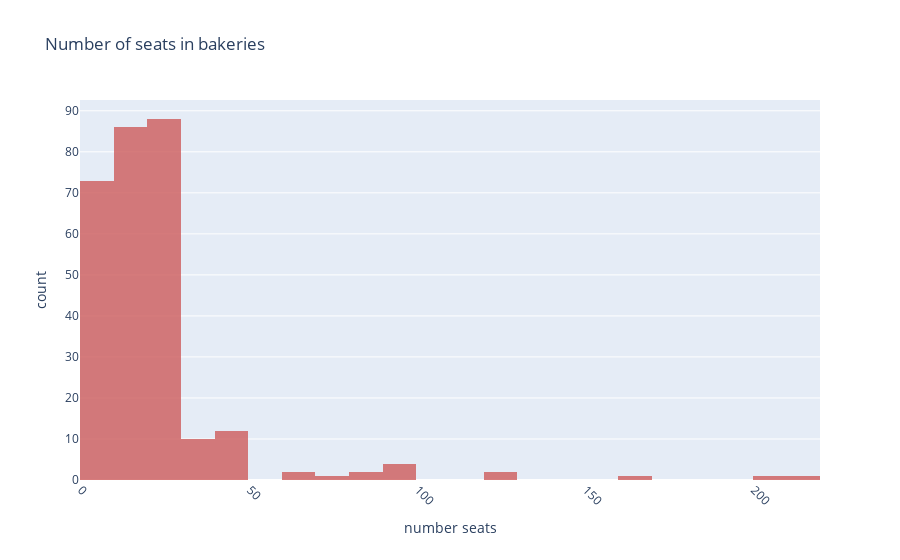

The code cell stored with this chart in its notebook:
### Code cell
fig = px.histogram(bakeries, x= 'number',
             title='Number of seats in bakeries',
                   labels={'number':'number seats'}, # can specify one label per df column
                   opacity=0.8,
            color_discrete_sequence=['indianred'] # color of histogram bars
            )
fig.update_xaxes(tickangle=45)
fig.show()

### Figure 1 — Plotly figure (JSON) as saved in the notebook; plotly's stock layout.template omitted (floating-point values rounded to 4 significant figures; data arrays with more than 128 entries replaced by an {"elided": "..."} marker saying what was removed)
{"data": [{"alignmentgroup": "True", "bingroup": "x", "hovertemplate": "number seats=%{x}<br>count=%{y}<extra></extra>", "legendgroup": "", "marker": {"color": "indianred", "opacity": 0.8}, "name": "", "offsetgroup": "", "orientation": "v", "showlegend": false, "type": "histogram", "x": {"elided": "283 int values"}, "xaxis": "x", "yaxis": "y"}], "layout": {"barmode": "relative", "legend": {"tracegroupgap": 0}, "title": {"text": "Number of seats in bakeries"}, "xaxis": {"anchor": "y", "domain": [0, 1], "tickangle": 45, "title": {"text": "number seats"}}, "yaxis": {"anchor": "x", "domain": [0, 1], "title": {"text": "count"}}}}
